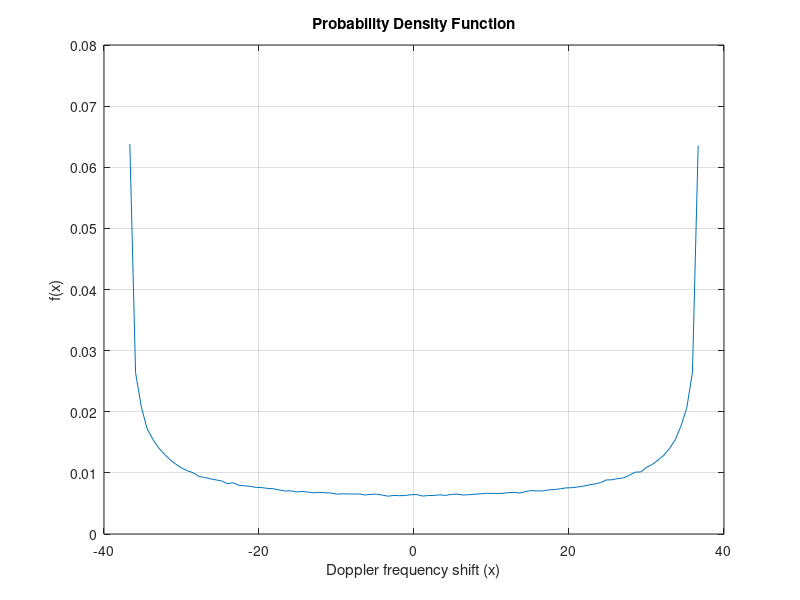
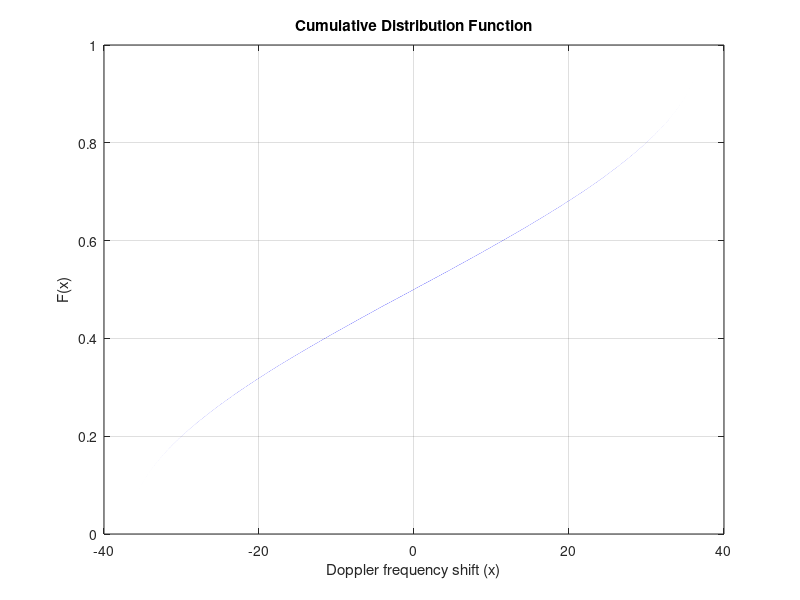

MATLAB code to generate these figures, in order:
clear; clc;

v = 20000 / 3600;
c = 3 * 10^8;
fc = 2 * 10^9;
wavelength = c / fc;
fm = v / wavelength;
samples_number = 1000000;
intervals_number = 100;

incidence_angle = -pi + 2 * pi * rand(1, samples_number);

doppler_frequency_shift = fm * cos(incidence_angle);

[y, x] = hist(doppler_frequency_shift, intervals_number);
figure(1);
plot(x, y./samples_number);
xlabel('Doppler frequency shift (x)');
ylabel('f(x)');
title('Probability Density Function');
grid on;
figure(2)
cdfplot(doppler_frequency_shift);
xlabel('Doppler frequency shift (x)');
title('Cumulative Distribution Function');
